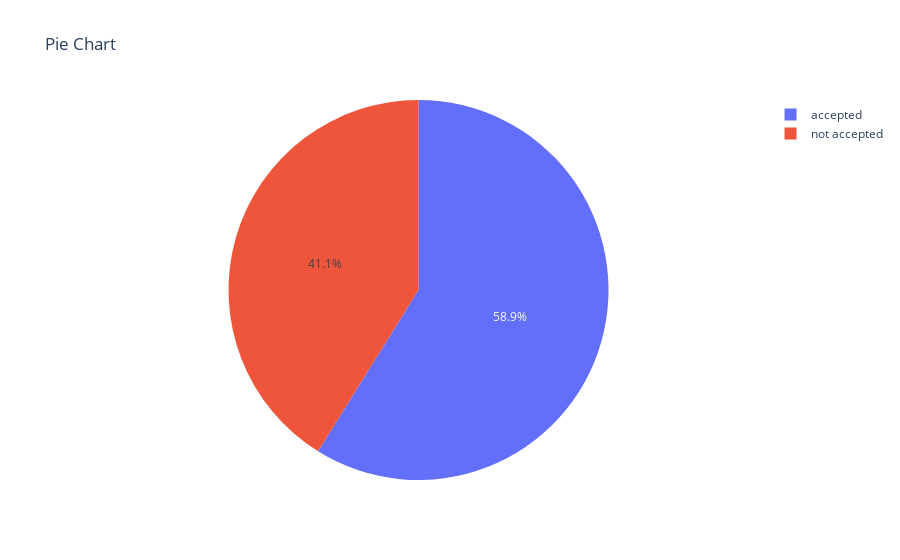

Notebook source saved alongside this figure:
### Code cell
x=df.online_order.value_counts()
labels=['accepted','not accepted']
values=x.values
fig=px.pie(df,names=labels,values=values,title='Pie Chart')
fig.show()

### Figure 1 — Plotly figure (JSON) as saved in the notebook; plotly's stock layout.template omitted (floating-point values rounded to 4 significant figures)
{"data": [{"domain": {"x": [0, 1], "y": [0, 1]}, "hovertemplate": "label=%{label}<br>value=%{value}<extra></extra>", "labels": ["accepted", "not accepted"], "legendgroup": "", "name": "", "showlegend": true, "type": "pie", "values": [30444, 21273]}], "layout": {"legend": {"tracegroupgap": 0}, "title": {"text": "Pie Chart"}}}
